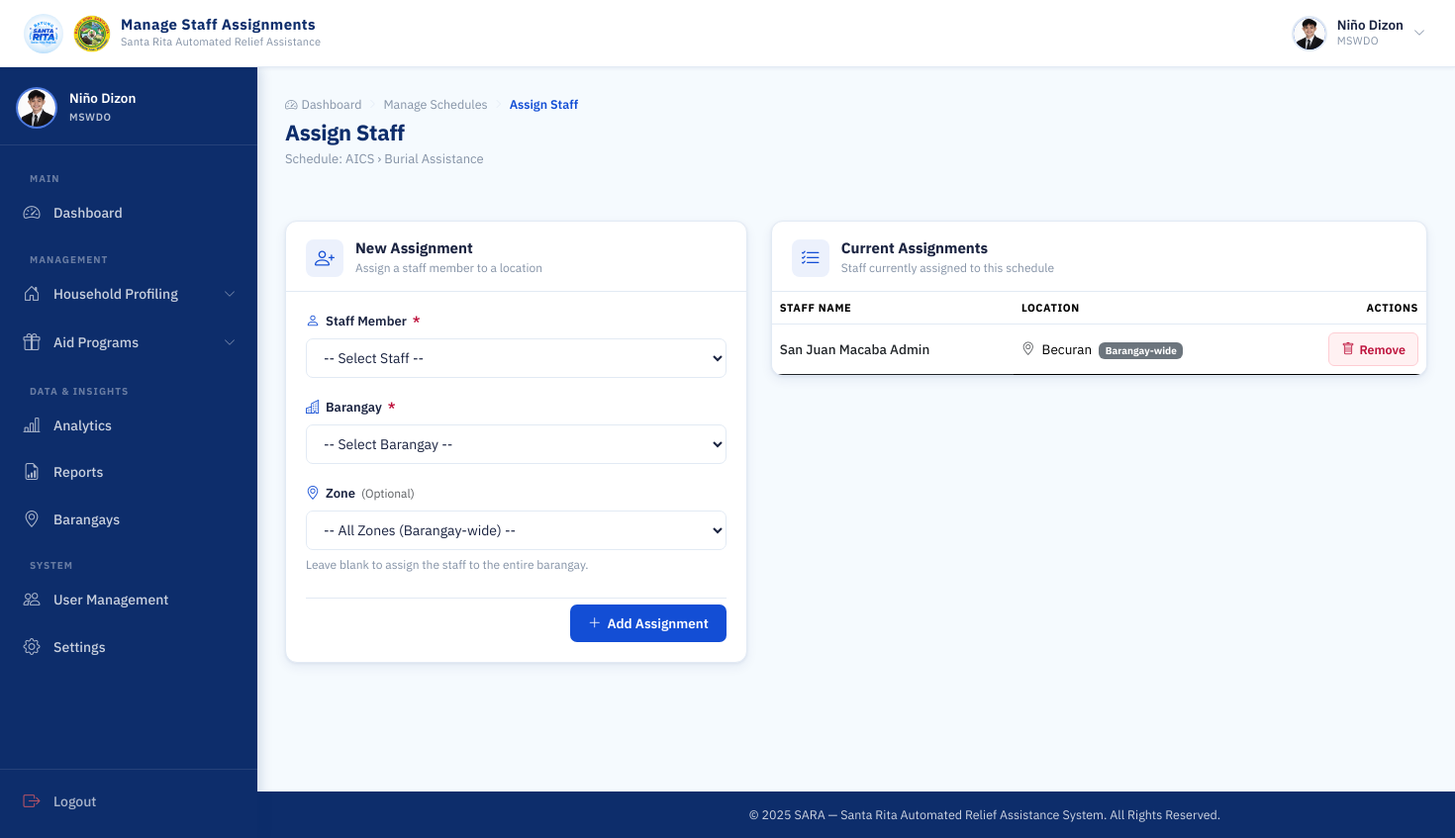
The page /mswdo/schedule/26/assign-staff/ (signed in) on the database as committed earlier.
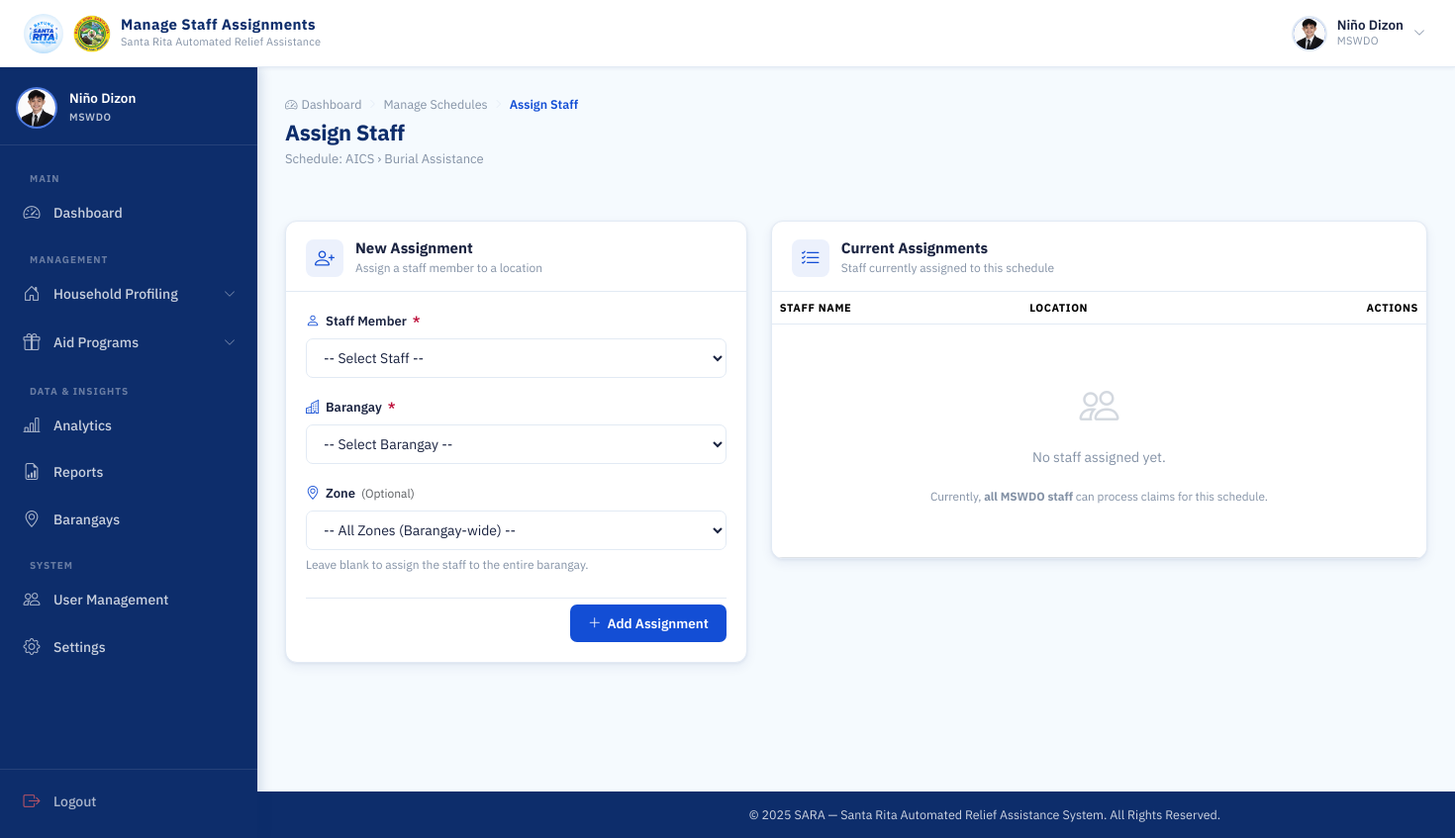
The same page on the database as committed later.
### distribution/models.py (models this page shows)
class AssignedTo(models.Model):
    schedule = models.ForeignKey('AidSchedule', on_delete=models.CASCADE, related_name='assignments')
    staff = models.ForeignKey(settings.AUTH_USER_MODEL, on_delete=models.CASCADE, related_name='distribution_assignments')
    barangay = models.ForeignKey('accounts.Barangay', on_delete=models.CASCADE)
    zone = models.ForeignKey('households.Zone', on_delete=models.CASCADE, null=True, blank=True,
                              help_text="Optional — leave blank if staff is assigned to the whole barangay, not a specific zone.")
    assigned_at = models.DateTimeField(auto_now_add=True)
    assigned_by = models.ForeignKey(settings.AUTH_USER_MODEL, on_delete=models.SET_NULL, null=True, related_name='+')
    class Meta:
        unique_together = ('schedule', 'staff', 'barangay', 'zone')

### accounts/models.py (models this page shows, shortened)
class User(AbstractUser):
    ROLE_CHOICES = (
        ('MSWDO', 'MSWDO Admin'),
        ('MSWDO_STAFF', 'MSWDO Staff'),
        ('BARANGAY', 'Barangay Admin'),
    )
    email = models.EmailField(unique=True)
    role = models.CharField(max_length=20, choices=ROLE_CHOICES)
    barangay = models.ForeignKey(
        'Barangay', on_delete=models.SET_NULL, blank=True, null=True, related_name='users'
    )
    is_active = models.BooleanField(default=True)
    middle_name = models.CharField(max_length=150, blank=True)
    suffix = models.CharField(max_length=10, blank=True, null=True)
    position = models.CharField(max_length=100, blank=True)
    birth_place = models.CharField(max_length=200, blank=True)
    CIVIL_STATUS_CHOICES = (
        ('SINGLE', 'Single'),
        ('MARRIED', 'Married'),
        ('WIDOWED', 'Widowed'),
        ('SEPARATED', 'Separated'),
        ('ANNULLED', 'Annulled'),
    )
    civil_status = models.CharField(max_length=20, choices=CIVIL_STATUS_CHOICES, blank=True)
    citizenship = models.CharField(max_length=100, blank=True, default='Filipino')
    must_change_password = models.BooleanField(default=False)
    SEX_CHOICES = (
        ('M', 'Male'),
        ('F', 'Female'),
    )
    sex = models.CharField(max_length=1, choices=SEX_CHOICES, blank=True)
    birthdate = models.DateField(blank=True, null=True)
    contact_number = models.CharField(
        max_length=13,
        blank=True,
        validators=[
            RegexValidator(
                regex=r'^(09|\+639)\d{9}$',
                message="Phone number must be entered in the format: '09XXXXXXXXX' or '+639XXXXXXXXX'."
            )
        ]
    )
    profile_image = models.ImageField(upload_to=user_profile_image_path, blank=True, null=True)

class Barangay(models.Model):
    name = models.CharField(max_length=100, unique=True)

### distribution/views.py (the view, shortened to what this page needs)
# urls.py: path('mswdo/schedule/<int:schedule_id>/assign-staff/', views.assign_staff, name='assign_staff'),
@login_required
@session_protected
def assign_staff(request, schedule_id):
    if request.user.role != 'MSWDO':
        return HttpResponseForbidden("Access Denied")
    schedule = get_object_or_404(AidSchedule, id=schedule_id)
    from distribution.models import AssignedTo
    assignments = schedule.assignments.select_related('staff', 'barangay', 'zone').order_by('barangay__name', 'zone__name', 'staff__first_name')
    staff_list = User.objects.filter(role='MSWDO_STAFF', is_active=True).order_by('first_name')
    barangays = Barangay.objects.all().order_by('name')
    zones = Zone.objects.select_related('barangay').all() # Useful for cascading
    return render(request, 'distribution/assign_staff.html', {
        'schedule': schedule,
        'assignments': assignments,
        'staff_list': staff_list,
        'barangays': barangays,
        'zones': zones,
    })

### accounts/context_processors.py (called while the page is built)
def auth_required(request):
    return {
        'requires_auth': request.user.is_authenticated
    }

### distribution/templates/distribution/assign_staff.html (shortened to what the changed rows need)
{% extends 'base.html' %}
{% load static %}
{% block css %}
<link rel="stylesheet" href="{% static 'css/mswdo_dashboard.css' %}">
<link rel="stylesheet" href="{% static 'css/barangay_accounts.css' %}">
<link rel="stylesheet" href="{% static 'css/scan_rfid.css' %}">
{% endblock %}
{% block content %}
<div class="dash-page-header">
  <div>
    <h1 class="dash-page-title">Assign Staff</h1>
  </div>
</div>
<div class="row g-4 mt-2">
  <div class="col-md-5">
    <div class="dash-panel">
      <div class="dash-panel__header">
        <div class="dash-panel__header-left">
          <div>
            <h2 class="dash-panel__title">New Assignment</h2>
          </div>
        </div>
      </div>
    </div>
  </div>
  <div class="col-md-7">
    <div class="dash-panel">
      <div class="dash-panel__header">
        <div class="dash-panel__header-left">
          <div>
            <h2 class="dash-panel__title">Current Assignments</h2>
          </div>
        </div>
      </div>
      <div class="dash-panel__body p-0">
        <div class="table-responsive">
          <table class="table acct-table mb-0">
            <thead>
              <tr>
                <th class="acct-th">Staff Name</th>
                <th class="acct-th">Location</th>
                <th class="acct-th acct-th--actions">Actions</th>
              </tr>
            </thead>
            <tbody>
              {% for assignment in assignments %}
              <tr class="acct-row">
                <td class="acct-td fw-medium text-dark">
                  {{ assignment.staff.first_name }} {{ assignment.staff.last_name }}
                </td>
                <td class="acct-td">
                  <i class="bi bi-geo-alt text-muted me-1"></i>
                  {{ assignment.barangay.name }}
                  {% if assignment.zone %}
                    <span class="badge bg-light text-dark ms-1">{{ assignment.zone.name }}</span>
                  {% else %}
                    <span class="badge bg-secondary ms-1">Barangay-wide</span>
                  {% endif %}
                </td>
                <td class="acct-td acct-td--actions">
                  <div class="acct-actions">
                    <button type="button" class="acct-btn acct-btn--delete"
                            onclick="showConfirmModal('Remove this assignment?', function() {
                                const form = document.createElement('form');
                                form.method = 'post';
                                form.action = '';
                                const csrfInput = document.createElement('input');
                                csrfInput.type = 'hidden';
                                csrfInput.name = 'csrfmiddlewaretoken';
                                csrfInput.value = document.querySelector('[name=csrfmiddlewaretoken]').value;
                                form.appendChild(csrfInput);
                                const actionInput = document.createElement('input');
                                actionInput.type = 'hidden';
                                actionInput.name = 'action';
                                actionInput.value = 'remove';
                                form.appendChild(actionInput);
                                const assignmentInput = document.createElement('input');
                                assignmentInput.type = 'hidden';
                                assignmentInput.name = 'assignment_id';
                                assignmentInput.value = '{{ assignment.id }}';
                                form.appendChild(assignmentInput);
                                document.body.appendChild(form);
                                form.submit();
                            }, { title: 'Remove Assignment', confirmText: 'Remove' });">
                      <i class="bi bi-trash"></i> Remove
                    </button>
                  </div>
                </td>
              </tr>
              {% empty %}
              <tr>
                <td colspan="3" class="acct-empty">
                  <div class="acct-empty-state">
                    <i class="bi bi-people"></i>
                    <p>No staff assigned yet.</p>
                    <small>Currently, <strong>all MSWDO staff</strong> can process claims for this schedule.</small>
                  </div>
                </td>
              </tr>
              {% endfor %}
            </tbody>
          </table>
        </div>
      </div>
    </div>
  </div>
</div>
{% endblock %}

Rows that differ between the two databases and show on the page:
removed AssignedTo: staff.first_name "San Juan Macaba", staff.last_name "Admin", barangay.name "Becuran", shows "Barangay-wide"
Other text that changed with them:
text now shown: "No staff assigned yet. Currently, all MSWDO staff can process claims for this schedule."
